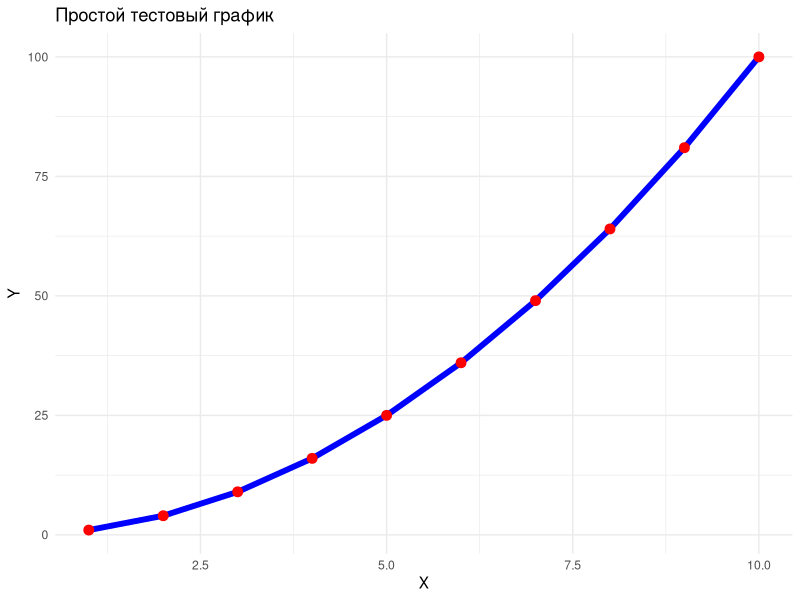

Write the R code that produced this figure.
# Простой тестовый скрипт для проверки быстрой работы
library(ggplot2)

# Создаем простые данные
data <- data.frame(
  x = 1:10,
  y = (1:10)^2
)

# Создаем простой график
p <- ggplot(data, aes(x = x, y = y)) +
  geom_line(color = "blue", size = 2) +
  geom_point(color = "red", size = 3) +
  labs(title = "Простой тестовый график",
       x = "X",
       y = "Y") +
  theme_minimal()

print("График создан успешно!")
